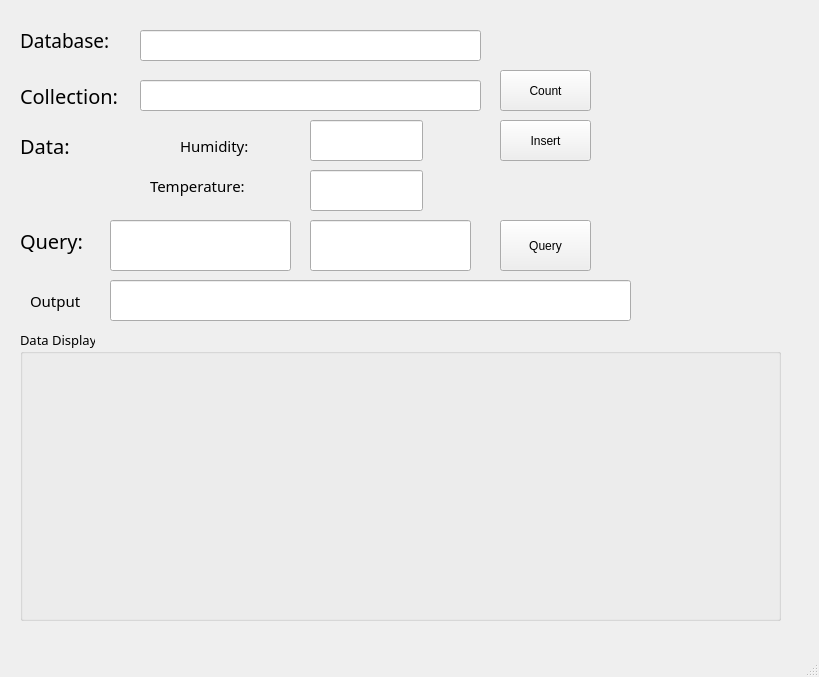
<?xml version="1.0" encoding="UTF-8"?>
<ui version="4.0">
 <class>MainWindow</class>
 <widget class="QMainWindow" name="MainWindow">
  <property name="geometry">
   <rect>
    <x>0</x>
    <y>0</y>
    <width>819</width>
    <height>677</height>
   </rect>
  </property>
  <property name="windowTitle">
   <string>MongoDB Client</string>
  </property>
  <property name="windowIcon">
   <iconset>
    <normaloff>../../Icon/mongo.png</normaloff>../../Icon/mongo.png</iconset>
  </property>
  <widget class="QWidget" name="centralwidget">
   <widget class="QLabel" name="database_name">
    <property name="geometry">
     <rect>
      <x>20</x>
      <y>20</y>
      <width>91</width>
      <height>41</height>
     </rect>
    </property>
    <property name="font">
     <font>
      <family>Segoe Print</family>
      <pointsize>14</pointsize>
     </font>
    </property>
    <property name="text">
     <string>Database:</string>
    </property>
   </widget>
   <widget class="QLabel" name="collection_name">
    <property name="geometry">
     <rect>
      <x>20</x>
      <y>80</y>
      <width>111</width>
      <height>31</height>
     </rect>
    </property>
    <property name="font">
     <font>
      <family>Segoe Print</family>
      <pointsize>15</pointsize>
     </font>
    </property>
    <property name="text">
     <string>Collection:</string>
    </property>
   </widget>
   <widget class="QLineEdit" name="databaseEdit">
    <property name="geometry">
     <rect>
      <x>140</x>
      <y>30</y>
      <width>341</width>
      <height>31</height>
     </rect>
    </property>
   </widget>
   <widget class="QLineEdit" name="collectionEdit">
    <property name="geometry">
     <rect>
      <x>140</x>
      <y>80</y>
      <width>341</width>
      <height>31</height>
     </rect>
    </property>
   </widget>
   <widget class="QLineEdit" name="outputEdit">
    <property name="geometry">
     <rect>
      <x>110</x>
      <y>280</y>
      <width>521</width>
      <height>41</height>
     </rect>
    </property>
   </widget>
   <widget class="QLabel" name="label">
    <property name="geometry">
     <rect>
      <x>30</x>
      <y>280</y>
      <width>71</width>
      <height>41</height>
     </rect>
    </property>
    <property name="font">
     <font>
      <family>Segoe Print</family>
      <pointsize>11</pointsize>
     </font>
    </property>
    <property name="text">
     <string>Output</string>
    </property>
   </widget>
   <widget class="QPushButton" name="countButton">
    <property name="geometry">
     <rect>
      <x>500</x>
      <y>70</y>
      <width>91</width>
      <height>41</height>
     </rect>
    </property>
    <property name="text">
     <string>Count</string>
    </property>
   </widget>
   <widget class="QLabel" name="data_label">
    <property name="geometry">
     <rect>
      <x>20</x>
      <y>120</y>
      <width>91</width>
      <height>51</height>
     </rect>
    </property>
    <property name="font">
     <font>
      <family>Segoe Print</family>
      <pointsize>15</pointsize>
     </font>
    </property>
    <property name="text">
     <string>Data:</string>
    </property>
   </widget>
   <widget class="QPushButton" name="insertButton">
    <property name="geometry">
     <rect>
      <x>500</x>
      <y>120</y>
      <width>91</width>
      <height>41</height>
     </rect>
    </property>
    <property name="text">
     <string>Insert</string>
    </property>
   </widget>
   <widget class="QLabel" name="humidity">
    <property name="geometry">
     <rect>
      <x>180</x>
      <y>130</y>
      <width>101</width>
      <height>31</height>
     </rect>
    </property>
    <property name="font">
     <font>
      <family>Segoe Print</family>
      <pointsize>11</pointsize>
     </font>
    </property>
    <property name="text">
     <string>Humidity: </string>
    </property>
   </widget>
   <widget class="QLabel" name="temperature">
    <property name="geometry">
     <rect>
      <x>150</x>
      <y>170</y>
      <width>131</width>
      <height>31</height>
     </rect>
    </property>
    <property name="font">
     <font>
      <family>Segoe Print</family>
      <pointsize>11</pointsize>
     </font>
    </property>
    <property name="text">
     <string>Temperature:</string>
    </property>
   </widget>
   <widget class="QLineEdit" name="humidityEdit">
    <property name="geometry">
     <rect>
      <x>310</x>
      <y>120</y>
      <width>113</width>
      <height>41</height>
     </rect>
    </property>
   </widget>
   <widget class="QLineEdit" name="temperatureEdit">
    <property name="geometry">
     <rect>
      <x>310</x>
      <y>170</y>
      <width>113</width>
      <height>41</height>
     </rect>
    </property>
   </widget>
   <widget class="QLabel" name="queryLabel">
    <property name="geometry">
     <rect>
      <x>20</x>
      <y>220</y>
      <width>91</width>
      <height>41</height>
     </rect>
    </property>
    <property name="font">
     <font>
      <family>Segoe Print</family>
      <pointsize>15</pointsize>
     </font>
    </property>
    <property name="text">
     <string>Query:</string>
    </property>
   </widget>
   <widget class="QLineEdit" name="dateInput">
    <property name="geometry">
     <rect>
      <x>110</x>
      <y>220</y>
      <width>181</width>
      <height>51</height>
     </rect>
    </property>
   </widget>
   <widget class="QLineEdit" name="timeInput">
    <property name="geometry">
     <rect>
      <x>310</x>
      <y>220</y>
      <width>161</width>
      <height>51</height>
     </rect>
    </property>
   </widget>
   <widget class="QPushButton" name="queryButton">
    <property name="geometry">
     <rect>
      <x>500</x>
      <y>220</y>
      <width>91</width>
      <height>51</height>
     </rect>
    </property>
    <property name="text">
     <string>Query</string>
    </property>
   </widget>
   <widget class="QGroupBox" name="groupBox">
    <property name="geometry">
     <rect>
      <x>20</x>
      <y>330</y>
      <width>761</width>
      <height>291</height>
     </rect>
    </property>
    <property name="font">
     <font>
      <family>Segoe Print</family>
      <pointsize>10</pointsize>
     </font>
    </property>
    <property name="title">
     <string>Data Display</string>
    </property>
    <widget class="QWidget" name="dataDisplay" native="true">
     <property name="geometry">
      <rect>
       <x>20</x>
       <y>30</y>
       <width>651</width>
       <height>241</height>
      </rect>
     </property>
    </widget>
   </widget>
   <widget class="QLabel" name="picture">
    <property name="geometry">
     <rect>
      <x>610</x>
      <y>10</y>
      <width>171</width>
      <height>261</height>
     </rect>
    </property>
    <property name="text">
     <string/>
    </property>
   </widget>
  </widget>
  <widget class="QMenuBar" name="menubar">
   <property name="geometry">
    <rect>
     <x>0</x>
     <y>0</y>
     <width>819</width>
     <height>22</height>
    </rect>
   </property>
  </widget>
  <widget class="QStatusBar" name="statusbar"/>
 </widget>
 <resources/>
 <connections/>
</ui>
